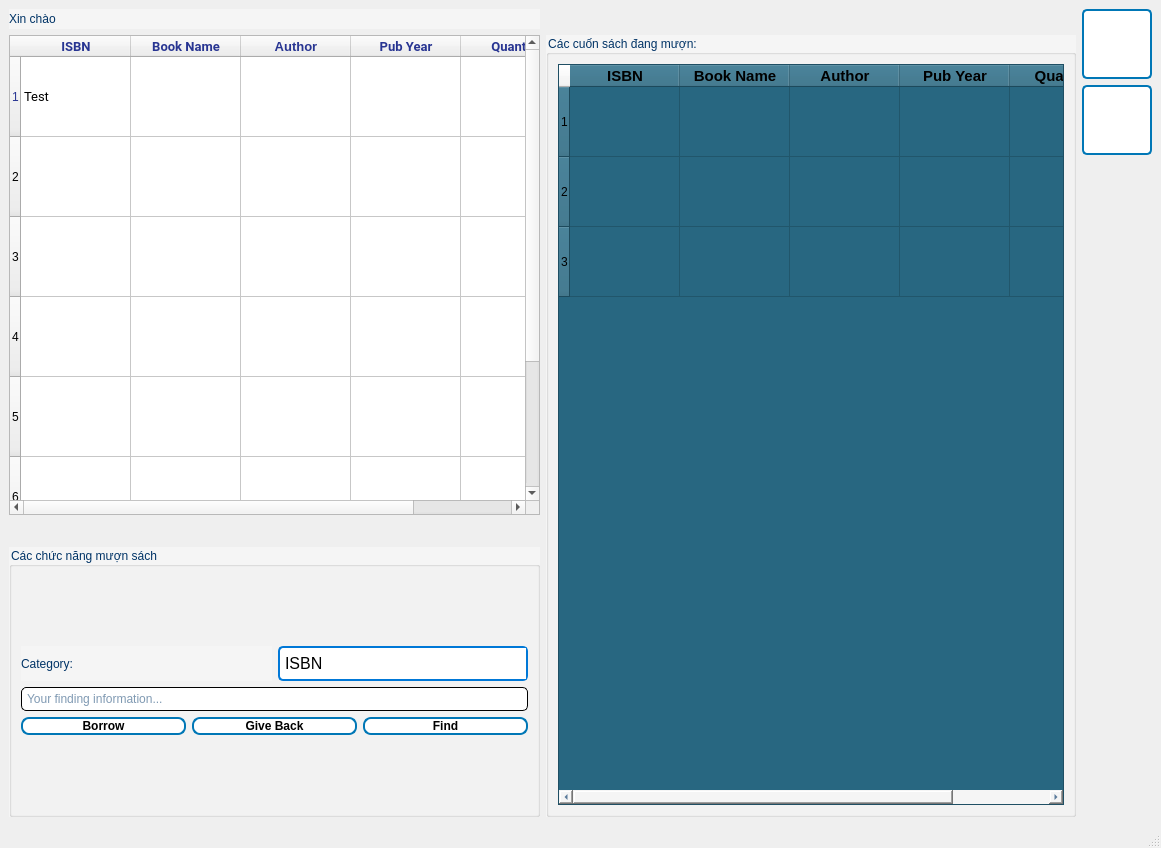
<?xml version="1.0" encoding="UTF-8"?>
<ui version="4.0">
 <class>MainWindow</class>
 <widget class="QMainWindow" name="MainWindow">
  <property name="geometry">
   <rect>
    <x>0</x>
    <y>0</y>
    <width>1161</width>
    <height>848</height>
   </rect>
  </property>
  <property name="windowTitle">
   <string>MainWindow</string>
  </property>
  <widget class="QWidget" name="centralwidget">
   <layout class="QGridLayout" name="gridLayout">
    <item row="0" column="0">
     <layout class="QGridLayout" name="gridLayout_UI" columnstretch="0,0,0,0">
      <item row="9" column="0" rowspan="2">
       <widget class="QGroupBox" name="groupBox">
        <property name="sizePolicy">
         <sizepolicy hsizetype="Expanding" vsizetype="Fixed">
          <horstretch>0</horstretch>
          <verstretch>0</verstretch>
         </sizepolicy>
        </property>
        <property name="minimumSize">
         <size>
          <width>0</width>
          <height>270</height>
         </size>
        </property>
        <property name="styleSheet">
         <string notr="true">color: rgb(0, 51, 102);
font: 75 12pt &quot;MS Shell Dlg 2&quot;;
background-color: rgb(245, 245, 245);</string>
        </property>
        <property name="title">
         <string>Các chức năng mượn sách</string>
        </property>
        <layout class="QGridLayout" name="gridLayout_5">
         <item row="0" column="0">
          <layout class="QGridLayout" name="gridLayout_4">
           <item row="0" column="0">
            <widget class="QLabel" name="label">
             <property name="text">
              <string>Category:</string>
             </property>
            </widget>
           </item>
           <item row="0" column="1">
            <widget class="QComboBox" name="comboBox">
             <property name="styleSheet">
              <string notr="true">QComboBox {
    background-color: white;  /* Nền trắng */
    border: 2px solid #0078D7;  /* Viền xanh đậm */
    border-radius: 5px;  /* Bo góc */
    padding: 5px;  /* Khoảng cách bên trong */
    font-size: 16px;  /* Cỡ chữ to hơn */
    color: black;  /* Màu chữ đen */
}

QComboBox::drop-down {
    border: none;
    background-color: white;  /* Nền dropdown */
    width: 25px;  /* Tăng kích thước khu vực dropdown */
}

QComboBox::down-arrow {
    image: url(down-arrow.png);  /* Đổi icon mũi tên nếu cần */
    width: 16px;  /* Tăng kích thước mũi tên */
    height: 16px;
    margin-right: 5px;  /* Khoảng cách với viền phải */
}

QComboBox QAbstractItemView {
    background: white;
    selection-background-color: #0078D7;  /* Màu nền khi chọn */
    selection-color: white;  /* Chữ trắng khi chọn */
    border-radius: 5px;
    font-size: 16px;  /* Cỡ chữ trong danh sách */
}
</string>
             </property>
             <item>
              <property name="text">
               <string>ISBN</string>
              </property>
             </item>
             <item>
              <property name="text">
               <string>Publication Year</string>
              </property>
             </item>
             <item>
              <property name="text">
               <string>Author</string>
              </property>
             </item>
             <item>
              <property name="text">
               <string>Quantity</string>
              </property>
             </item>
             <item>
              <property name="text">
               <string>Book Name</string>
              </property>
             </item>
            </widget>
           </item>
           <item row="1" column="0" colspan="2">
            <widget class="QLineEdit" name="lineEdit_Infor">
             <property name="styleSheet">
              <string notr="true">background-color: rgb(255, 255, 255); border-radius: 5px;border: 1px solid black; padding: 3px</string>
             </property>
             <property name="placeholderText">
              <string>Your finding information...</string>
             </property>
            </widget>
           </item>
           <item row="2" column="0" colspan="2">
            <layout class="QGridLayout" name="gridLayout_2">
             <item row="0" column="2">
              <widget class="QPushButton" name="pushButtonLoc">
               <property name="styleSheet">
                <string notr="true">QPushButton {
    background-color: white; 
    color: black; 
    border: 2px solid #0077b6; 
    border-radius: 8px; 
    font-weight: bold;
}

QPushButton:hover {
    background-color: #f0f0f0; /* Màu xám nhạt khi hover */
    border: 2px solid #005f8a; /* Viền đậm hơn */
}

QPushButton:pressed {
    background-color: #e0e0e0; /* Màu nhấn */
    border: 2px solid #004a6d; 
}
</string>
               </property>
               <property name="text">
                <string>Find</string>
               </property>
               <property name="icon">
                <iconset>
                 <normaloff>../images/ic_Filter.png</normaloff>../images/ic_Filter.png</iconset>
               </property>
               <property name="iconSize">
                <size>
                 <width>32</width>
                 <height>32</height>
                </size>
               </property>
              </widget>
             </item>
             <item row="0" column="1">
              <widget class="QPushButton" name="pushButtonTra">
               <property name="styleSheet">
                <string notr="true">QPushButton {
    background-color: white; 
    color: black; 
    border: 2px solid #0077b6; 
    border-radius: 8px; 
    font-weight: bold;
}

QPushButton:hover {
    background-color: #f0f0f0; /* Màu xám nhạt khi hover */
    border: 2px solid #005f8a; /* Viền đậm hơn */
}

QPushButton:pressed {
    background-color: #e0e0e0; /* Màu nhấn */
    border: 2px solid #004a6d; 
}
</string>
               </property>
               <property name="text">
                <string>Give Back</string>
               </property>
               <property name="icon">
                <iconset>
                 <normaloff>../images/icon_giveback.png</normaloff>../images/icon_giveback.png</iconset>
               </property>
               <property name="iconSize">
                <size>
                 <width>32</width>
                 <height>32</height>
                </size>
               </property>
              </widget>
             </item>
             <item row="0" column="0">
              <widget class="QPushButton" name="pushButtonMuon">
               <property name="sizePolicy">
                <sizepolicy hsizetype="Preferred" vsizetype="Preferred">
                 <horstretch>0</horstretch>
                 <verstretch>0</verstretch>
                </sizepolicy>
               </property>
               <property name="styleSheet">
                <string notr="true">QPushButton {
    background-color: white; 
    color: black; 
    border: 2px solid #0077b6; 
    border-radius: 8px; 
    font-weight: bold;
}

QPushButton:hover {
    background-color: #f0f0f0; /* Màu xám nhạt khi hover */
    border: 2px solid #005f8a; /* Viền đậm hơn */
}

QPushButton:pressed {
    background-color: #e0e0e0; /* Màu nhấn */
    border: 2px solid #004a6d; 
}
</string>
               </property>
               <property name="text">
                <string>Borrow</string>
               </property>
              </widget>
             </item>
            </layout>
           </item>
          </layout>
         </item>
        </layout>
       </widget>
      </item>
      <item row="1" column="3">
       <spacer name="horizontalSpacer">
        <property name="orientation">
         <enum>Qt::Horizontal</enum>
        </property>
        <property name="sizeHint" stdset="0">
         <size>
          <width>40</width>
          <height>20</height>
         </size>
        </property>
       </spacer>
      </item>
      <item row="7" column="0">
       <widget class="QTableWidget" name="tableWidget">
        <property name="styleSheet">
         <string notr="true"/>
        </property>
        <attribute name="horizontalHeaderVisible">
         <bool>true</bool>
        </attribute>
        <attribute name="horizontalHeaderCascadingSectionResizes">
         <bool>false</bool>
        </attribute>
        <attribute name="horizontalHeaderMinimumSectionSize">
         <number>110</number>
        </attribute>
        <attribute name="horizontalHeaderStretchLastSection">
         <bool>false</bool>
        </attribute>
        <attribute name="verticalHeaderCascadingSectionResizes">
         <bool>true</bool>
        </attribute>
        <attribute name="verticalHeaderDefaultSectionSize">
         <number>80</number>
        </attribute>
        <attribute name="verticalHeaderMinimumSectionSize">
         <number>30</number>
        </attribute>
        <attribute name="verticalHeaderStretchLastSection">
         <bool>false</bool>
        </attribute>
        <row>
         <property name="text">
          <string>1</string>
         </property>
         <property name="foreground">
          <brush brushstyle="SolidPattern">
           <color alpha="255">
            <red>40</red>
            <green>53</green>
            <blue>146</blue>
           </color>
          </brush>
         </property>
        </row>
        <row>
         <property name="text">
          <string>2</string>
         </property>
        </row>
        <row>
         <property name="text">
          <string>3</string>
         </property>
        </row>
        <row>
         <property name="text">
          <string>4</string>
         </property>
        </row>
        <row>
         <property name="text">
          <string>5</string>
         </property>
        </row>
        <row>
         <property name="text">
          <string>6</string>
         </property>
        </row>
        <row>
         <property name="text">
          <string>7</string>
         </property>
        </row>
        <column>
         <property name="text">
          <string>ISBN</string>
         </property>
         <property name="font">
          <font>
           <family>Roboto</family>
           <pointsize>10</pointsize>
           <weight>75</weight>
           <bold>true</bold>
          </font>
         </property>
         <property name="background">
          <color>
           <red>40</red>
           <green>53</green>
           <blue>146</blue>
          </color>
         </property>
         <property name="foreground">
          <brush brushstyle="SolidPattern">
           <color alpha="255">
            <red>40</red>
            <green>53</green>
            <blue>146</blue>
           </color>
          </brush>
         </property>
        </column>
        <column>
         <property name="text">
          <string>Book Name</string>
         </property>
         <property name="font">
          <font>
           <family>Roboto</family>
           <pointsize>10</pointsize>
           <weight>75</weight>
           <bold>true</bold>
          </font>
         </property>
         <property name="foreground">
          <brush brushstyle="SolidPattern">
           <color alpha="255">
            <red>40</red>
            <green>53</green>
            <blue>146</blue>
           </color>
          </brush>
         </property>
        </column>
        <column>
         <property name="text">
          <string>Author</string>
         </property>
         <property name="font">
          <font>
           <pointsize>10</pointsize>
           <weight>75</weight>
           <bold>true</bold>
          </font>
         </property>
         <property name="foreground">
          <brush brushstyle="SolidPattern">
           <color alpha="255">
            <red>40</red>
            <green>53</green>
            <blue>146</blue>
           </color>
          </brush>
         </property>
        </column>
        <column>
         <property name="text">
          <string>Pub Year</string>
         </property>
         <property name="font">
          <font>
           <family>Roboto</family>
           <pointsize>10</pointsize>
           <weight>75</weight>
           <bold>true</bold>
          </font>
         </property>
         <property name="foreground">
          <brush brushstyle="SolidPattern">
           <color alpha="255">
            <red>40</red>
            <green>53</green>
            <blue>146</blue>
           </color>
          </brush>
         </property>
        </column>
        <column>
         <property name="text">
          <string>Quantity</string>
         </property>
         <property name="font">
          <font>
           <family>Roboto</family>
           <pointsize>10</pointsize>
           <weight>75</weight>
           <bold>true</bold>
          </font>
         </property>
         <property name="foreground">
          <brush brushstyle="SolidPattern">
           <color alpha="255">
            <red>40</red>
            <green>53</green>
            <blue>146</blue>
           </color>
          </brush>
         </property>
        </column>
        <item row="0" column="0">
         <property name="text">
          <string>Test</string>
         </property>
         <property name="font">
          <font>
           <family>Roboto</family>
           <pointsize>10</pointsize>
          </font>
         </property>
         <property name="foreground">
          <brush brushstyle="NoBrush">
           <color alpha="255">
            <red>40</red>
            <green>53</green>
            <blue>146</blue>
           </color>
          </brush>
         </property>
        </item>
       </widget>
      </item>
      <item row="8" column="0">
       <spacer name="horizontalSpacer_2">
        <property name="orientation">
         <enum>Qt::Horizontal</enum>
        </property>
        <property name="sizeHint" stdset="0">
         <size>
          <width>40</width>
          <height>20</height>
         </size>
        </property>
       </spacer>
      </item>
      <item row="1" column="0">
       <widget class="QLabel" name="label_welcomeuser">
        <property name="styleSheet">
         <string notr="true">background-color: rgb(245, 245, 245);
color: rgb(0, 51, 102);
font: 75 12pt &quot;MS Shell Dlg 2&quot;;</string>
        </property>
        <property name="text">
         <string>Xin chào</string>
        </property>
       </widget>
      </item>
      <item row="7" column="3" rowspan="4">
       <widget class="QGroupBox" name="groupBox_2">
        <property name="styleSheet">
         <string notr="true">background-color: rgb(245, 245, 245);
color: rgb(0, 51, 102);
font: 75 12pt &quot;MS Shell Dlg 2&quot;;</string>
        </property>
        <property name="title">
         <string>Các cuốn sách đang mượn:</string>
        </property>
        <layout class="QVBoxLayout" name="verticalLayout">
         <item>
          <widget class="QTableWidget" name="tableWidgetsachmuon">
           <property name="styleSheet">
            <string notr="true">background-color: rgb(40,103,129);
color: rgb(0, 0, 0);</string>
           </property>
           <attribute name="horizontalHeaderDefaultSectionSize">
            <number>110</number>
           </attribute>
           <attribute name="horizontalHeaderMinimumSectionSize">
            <number>60</number>
           </attribute>
           <attribute name="horizontalHeaderStretchLastSection">
            <bool>true</bool>
           </attribute>
           <attribute name="verticalHeaderDefaultSectionSize">
            <number>70</number>
           </attribute>
           <row>
            <property name="text">
             <string>1</string>
            </property>
           </row>
           <row>
            <property name="text">
             <string>2</string>
            </property>
           </row>
           <row>
            <property name="text">
             <string>3</string>
            </property>
           </row>
           <column>
            <property name="text">
             <string>ISBN</string>
            </property>
            <property name="font">
             <font>
              <pointsize>11</pointsize>
              <weight>75</weight>
              <bold>true</bold>
             </font>
            </property>
            <property name="background">
             <color>
              <red>255</red>
              <green>255</green>
              <blue>255</blue>
             </color>
            </property>
           </column>
           <column>
            <property name="text">
             <string>Book Name</string>
            </property>
            <property name="font">
             <font>
              <pointsize>11</pointsize>
              <weight>75</weight>
              <bold>true</bold>
             </font>
            </property>
           </column>
           <column>
            <property name="text">
             <string>Author</string>
            </property>
            <property name="font">
             <font>
              <pointsize>11</pointsize>
              <weight>75</weight>
              <bold>true</bold>
             </font>
            </property>
           </column>
           <column>
            <property name="text">
             <string>Pub Year</string>
            </property>
            <property name="font">
             <font>
              <pointsize>11</pointsize>
              <weight>75</weight>
              <bold>true</bold>
             </font>
            </property>
           </column>
           <column>
            <property name="text">
             <string>Quantity</string>
            </property>
            <property name="font">
             <font>
              <pointsize>11</pointsize>
              <weight>75</weight>
              <bold>true</bold>
             </font>
            </property>
           </column>
          </widget>
         </item>
        </layout>
       </widget>
      </item>
     </layout>
    </item>
    <item row="0" column="1">
     <layout class="QFormLayout" name="formLayout">
      <item row="0" column="0">
       <widget class="QPushButton" name="pushButton_Chatbot">
        <property name="sizePolicy">
         <sizepolicy hsizetype="Minimum" vsizetype="Maximum">
          <horstretch>0</horstretch>
          <verstretch>0</verstretch>
         </sizepolicy>
        </property>
        <property name="minimumSize">
         <size>
          <width>70</width>
          <height>70</height>
         </size>
        </property>
        <property name="styleSheet">
         <string notr="true">QPushButton {
    background-color: white; 
    color: black; 
    border: 2px solid #0077b6; 
    border-radius: 5px; 
    font-weight: bold;
}

QPushButton:hover {
    background-color: #f0f0f0; /* Màu xám nhạt khi hover */
    border: 2px solid #005f8a; /* Viền đậm hơn */
}

QPushButton:pressed {
    background-color: #e0e0e0; /* Màu nhấn */
    border: 2px solid #004a6d; 
}
</string>
        </property>
        <property name="text">
         <string/>
        </property>
        <property name="icon">
         <iconset>
          <normaloff>../images/ic_chatbot.png</normaloff>../images/ic_chatbot.png</iconset>
        </property>
        <property name="iconSize">
         <size>
          <width>68</width>
          <height>68</height>
         </size>
        </property>
        <property name="checkable">
         <bool>false</bool>
        </property>
        <property name="autoRepeat">
         <bool>true</bool>
        </property>
        <property name="autoExclusive">
         <bool>true</bool>
        </property>
       </widget>
      </item>
      <item row="1" column="0">
       <widget class="QPushButton" name="pushButton_Signout">
        <property name="sizePolicy">
         <sizepolicy hsizetype="Minimum" vsizetype="Maximum">
          <horstretch>0</horstretch>
          <verstretch>0</verstretch>
         </sizepolicy>
        </property>
        <property name="minimumSize">
         <size>
          <width>70</width>
          <height>70</height>
         </size>
        </property>
        <property name="styleSheet">
         <string notr="true">QPushButton {
    background-color: white; 
    color: black; 
    border: 2px solid #0077b6; 
    border-radius: 5px; 
    font-weight: bold;
}

QPushButton:hover {
    background-color: #f0f0f0; /* Màu xám nhạt khi hover */
    border: 2px solid #005f8a; /* Viền đậm hơn */
}

QPushButton:pressed {
    background-color: #e0e0e0; /* Màu nhấn */
    border: 2px solid #004a6d; 
}
</string>
        </property>
        <property name="text">
         <string/>
        </property>
        <property name="icon">
         <iconset>
          <normaloff>../images/ic_signout.png</normaloff>../images/ic_signout.png</iconset>
        </property>
        <property name="iconSize">
         <size>
          <width>68</width>
          <height>68</height>
         </size>
        </property>
        <property name="checkable">
         <bool>false</bool>
        </property>
        <property name="autoExclusive">
         <bool>true</bool>
        </property>
       </widget>
      </item>
     </layout>
    </item>
   </layout>
  </widget>
  <widget class="QStatusBar" name="statusbar"/>
  <widget class="QMenuBar" name="menubar">
   <property name="geometry">
    <rect>
     <x>0</x>
     <y>0</y>
     <width>1161</width>
     <height>26</height>
    </rect>
   </property>
  </widget>
 </widget>
 <resources/>
 <connections/>
</ui>
